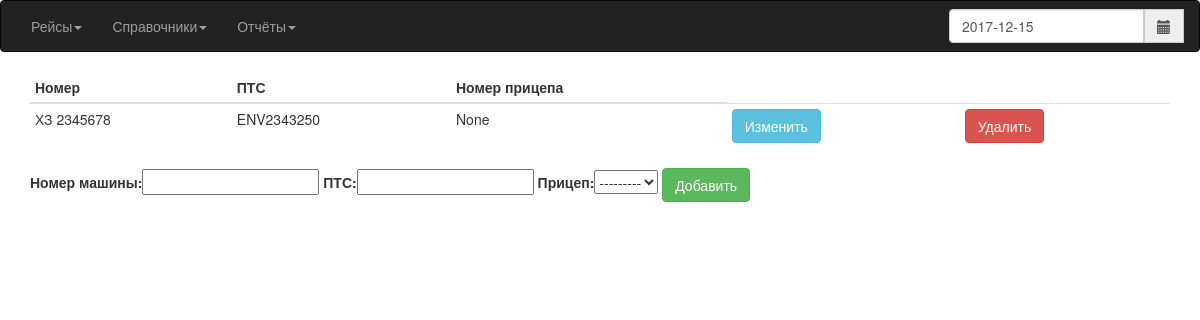
Before: /Car/ with the older database file.
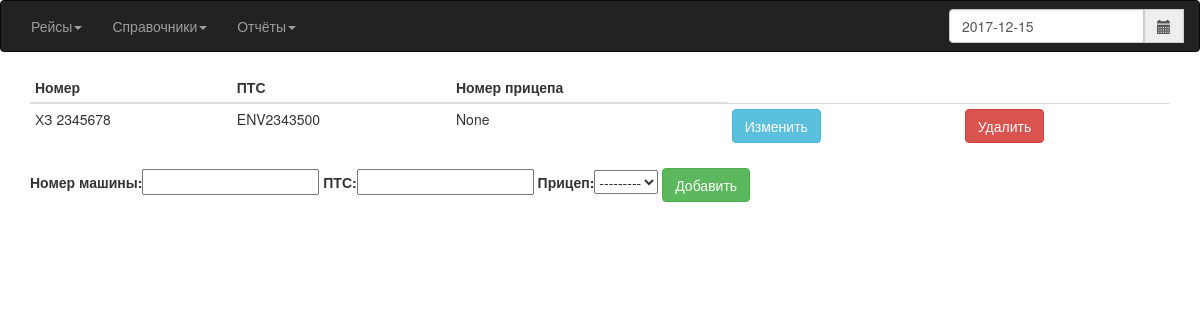
After: the same page with the newer database file.
### Avtoregion/models.py (models this page shows, shortened)
class Car(models.Model):
    id_car = models.AutoField(primary_key=True)
    number = models.CharField(max_length=10, unique=True, verbose_name='Номер машины')
    pts = models.CharField(max_length=10, unique=True, blank=True, verbose_name='ПТС')
    trailer = models.ForeignKey(Trailer, blank=True, null=True)

### Avtoregion/views.py (the view)
# urls.py: url(r'^Car/$', views.CarView, name='Car'),
def CarView(req):
    qCar = Car.objects.all()
    if req.method == 'POST':
        form = CarForm(req.POST)
        if form.is_valid():
            form.save()
            return HttpResponseRedirect(reverse('Car'))
    else:
        form = CarForm()
        return render(request=req, template_name='car.html', context={'form': form, 'qCar': qCar})

### Avtoregion/forms.py
class CarForm(ModelForm):
    class Meta:
        model = Car
        fields = ['number', 'pts', 'trailer']
        labels = {'number': 'Номер машины', 'pts': 'ПТС', 'trailer': 'Прицеп'}

### templates/car.html (shortened to what this page needs)
{% extends "index.html" %}
{% block content %}
 <div class="container">
 {% if qCar %}
	 <table class="table table-hover table-condensed">
		 <thead>
		 <tr>
			 <th>Номер</th>
			 <th>ПТС</th>
			 <th>Номер прицепа</th>
		 </tr>
		 </thead>
	 {% for q in qCar %}
         <tbody>
	    <tr>
		 <td>
			{{ q.number }}
		 </td>
		 <td>
			{{ q.pts }}
		 </td>
		 <td>
			{{ q.trailer }}
		 </td>
		 <td>
			<form action="update{{ q.pk }}" method="get">
        <button class="btn btn-info">Изменить</button>
		  </form>
		 </td>
		    <td>
		 <form action="delete{{ q.pk }}" method="get">
			  <button class="btn btn-danger">Удалить</button>
		 </form>
	     </td>
	    </tr>
     </tbody>
	 {% endfor %}
	 </table>
 {% endif %}
 <form action="" method="post">
    {{ form.as_table }}
    <button name="add" class="btn btn-success">Добавить</button>
</form>
 </div>
{% endblock %}

Changed rows visible on the page:
changed Car "ХЗ 2345678": pts "ENV2343250" → "ENV2343500"
